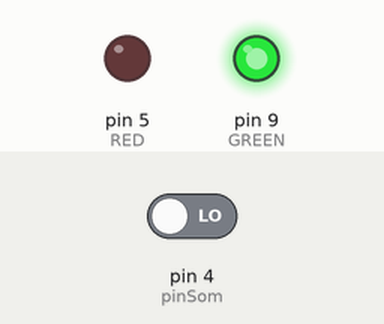
This sketch was run on a simulated Arduino Uno, built with avr-gcc and run on an emulated ATmega328P. Parts: output pins drawn as LEDs (lit = HIGH). Dashed ring = blinking. The test bench sets the inputs (shaded band); at power-on: pin 4 (pinSom) LOW.

Above: at 1.2 s.
1.3 s: pin 4 (pinSom) driven HIGH
At 1.5 s:
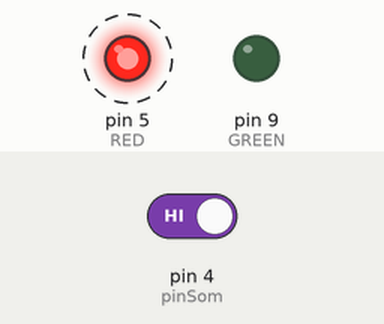
Timing chart, 0 to 10.3 s (numbered marks = the images above; inputs shaded):
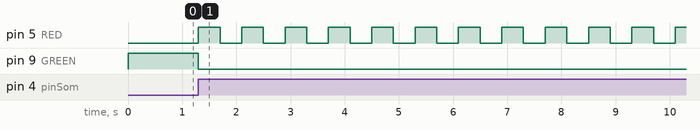

The sketch:

Placa_vale_rgb.ino
```cpp
#define RED 5
#define GREEN 9
#define pinSom 4

int i;

void setup() {
  // put your setup code here, to run once:
  pinMode(RED, OUTPUT);
  pinMode(GREEN, OUTPUT);
  pinMode(pinSom, INPUT);

  analogWrite(GREEN, 255);
  analogWrite(RED, 0);
}

void loop() {
  // put your main code here, to run repeatedly:
  if(digitalRead(pinSom) == HIGH){
    analogWrite(GREEN, 0);
    for(i = 0; i <= 15; i++){
      analogWrite(RED, 255);
      delay(400);
      analogWrite(RED, 0);
      delay(400);
    }
    analogWrite(GREEN, 255);
  }
}
```

Measured:
- after the input at 1.3 s, pin 5 (RED): alternates HIGH for 0.40 s and LOW for 0.40 s, starting at once; pin 9 (GREEN): HIGH → LOW at once
